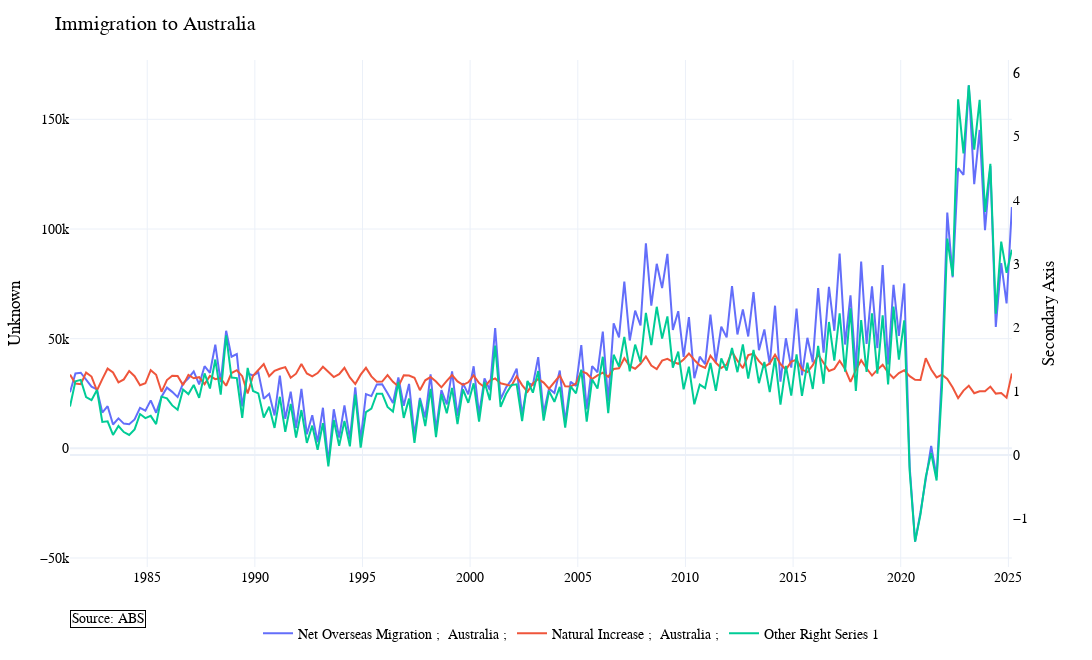

Here is the notebook cell this chart was saved with:
### Code cell
fugga = watchlist.plot_watchlist(["A2060785W", "A2060784V"], [], other_series={"right":[ im_prop_ofNat]}, template="plotly_white", plot_title="Immigration to Australia")
fugga.show()

### Figure 1 — Plotly figure (JSON) as saved in the notebook; plotly's stock layout.template omitted (floating-point values rounded to 4 significant figures; data arrays with more than 128 entries replaced by an {"elided": "..."} marker saying what was removed)
{"data": [{"mode": "lines", "name": "Net Overseas Migration ;  Australia ;", "type": "scatter", "x": {"elided": "176 str values"}, "xaxis": "x", "y": {"elided": "176 int values"}, "yaxis": "y"}, {"mode": "lines", "name": "Natural Increase ;  Australia ;", "type": "scatter", "x": {"elided": "176 str values"}, "xaxis": "x", "y": {"elided": "176 int values"}, "yaxis": "y"}, {"mode": "lines", "name": "Other Right Series 1", "type": "scatter", "x": {"elided": "176 str values"}, "xaxis": "x", "y": {"elided": "176 float values"}, "yaxis": "y2"}], "layout": {"annotations": [{"align": "left", "bgcolor": "white", "bordercolor": "black", "borderwidth": 1, "font": {"color": "black", "size": 14}, "showarrow": false, "text": "Source: ABS", "x": 0, "xref": "paper", "y": -0.12, "yref": "paper"}], "font": {"color": "black", "family": "Arial, sans-serif", "size": 14}, "height": 660, "hovermode": "x unified", "legend": {"bgcolor": "rgba(255,255,255,0)", "bordercolor": "rgba(255,255,255,0)", "orientation": "h", "x": 0.5, "xanchor": "center", "y": -0.1, "yanchor": "top"}, "margin": {"b": 40, "l": 70, "r": 10, "t": 60}, "title": {"text": "Immigration to Australia"}, "width": 1320, "xaxis": {"anchor": "y", "domain": [0, 0.94]}, "yaxis": {"anchor": "x", "domain": [0, 1], "title": {"text": "Unknown"}, "type": "linear"}, "yaxis2": {"anchor": "x", "overlaying": "y", "showgrid": false, "side": "right", "title": {"text": "Secondary Axis"}, "type": "linear"}}}
